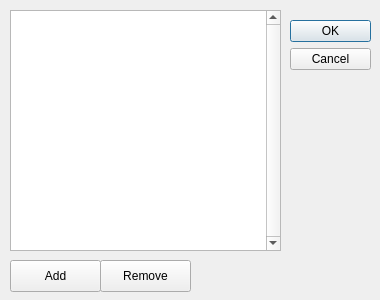
<?xml version="1.0" encoding="UTF-8"?>
<ui version="4.0">
 <author>Marco Auer</author>
 <class>DefineCountriesDialog</class>
 <widget class="QDialog" name="DefineCountriesDialog">
  <property name="geometry">
   <rect>
    <x>0</x>
    <y>0</y>
    <width>380</width>
    <height>300</height>
   </rect>
  </property>
  <property name="windowTitle">
   <string>Define Countries</string>
  </property>
  <property name="locale">
   <locale language="English" country="UnitedKingdom"/>
  </property>
  <widget class="QDialogButtonBox" name="buttonBox">
   <property name="geometry">
    <rect>
     <x>290</x>
     <y>20</y>
     <width>81</width>
     <height>241</height>
    </rect>
   </property>
   <property name="orientation">
    <enum>Qt::Vertical</enum>
   </property>
   <property name="standardButtons">
    <set>QDialogButtonBox::Cancel|QDialogButtonBox::Ok</set>
   </property>
  </widget>
  <widget class="QTableView" name="tableCountries">
   <property name="geometry">
    <rect>
     <x>10</x>
     <y>10</y>
     <width>271</width>
     <height>241</height>
    </rect>
   </property>
   <property name="verticalScrollBarPolicy">
    <enum>Qt::ScrollBarAlwaysOn</enum>
   </property>
  </widget>
  <widget class="QPushButton" name="removeButton">
   <property name="geometry">
    <rect>
     <x>100</x>
     <y>260</y>
     <width>91</width>
     <height>32</height>
    </rect>
   </property>
   <property name="text">
    <string>Remove</string>
   </property>
   <property name="icon">
    <iconset resource="../resources/bursar.qrc">
     <normaloff>:/icons/remove.svg</normaloff>:/icons/remove.svg</iconset>
   </property>
  </widget>
  <widget class="QPushButton" name="addButton">
   <property name="geometry">
    <rect>
     <x>10</x>
     <y>260</y>
     <width>91</width>
     <height>32</height>
    </rect>
   </property>
   <property name="text">
    <string>Add</string>
   </property>
   <property name="icon">
    <iconset resource="../resources/bursar.qrc">
     <normaloff>:/icons/add.svg</normaloff>:/icons/add.svg</iconset>
   </property>
  </widget>
 </widget>
 <resources>
  <include location="../resources/bursar.qrc"/>
 </resources>
 <connections>
  <connection>
   <sender>buttonBox</sender>
   <signal>accepted()</signal>
   <receiver>DefineCountriesDialog</receiver>
   <slot>accept()</slot>
   <hints>
    <hint type="sourcelabel">
     <x>248</x>
     <y>254</y>
    </hint>
    <hint type="destinationlabel">
     <x>157</x>
     <y>274</y>
    </hint>
   </hints>
  </connection>
  <connection>
   <sender>buttonBox</sender>
   <signal>rejected()</signal>
   <receiver>DefineCountriesDialog</receiver>
   <slot>reject()</slot>
   <hints>
    <hint type="sourcelabel">
     <x>316</x>
     <y>260</y>
    </hint>
    <hint type="destinationlabel">
     <x>286</x>
     <y>274</y>
    </hint>
   </hints>
  </connection>
 </connections>
</ui>
